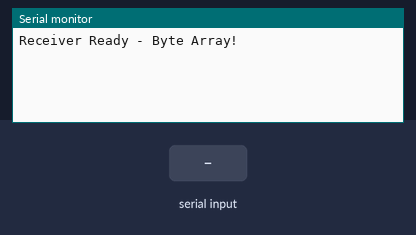
Simulated run of this sketch. Board: Arduino Uno, built with avr-gcc and run on an emulated ATmega328P. Parts: the last lines printed to the serial monitor. The inputs (shaded band) are chosen by the test bench.

Above: at 1.2 s.
1.3 s: "1\n" received over the second serial link
At 2.1 s:
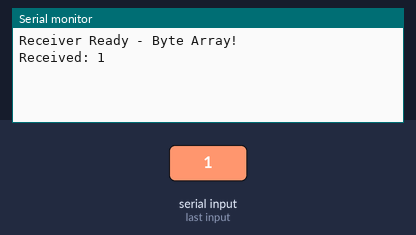
2.8 s: "0\n" received over the second serial link
At 3.3 s:
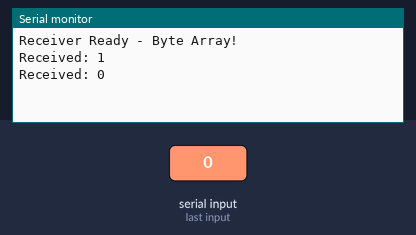
4.3 s: "2\n" received over the second serial link
At 5.6 s:
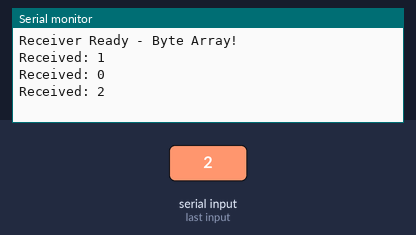

Measured:
- after the input at 1.3 s, the serial monitor: prints a new line at once (image 1)
- after the input at 2.8 s, the serial monitor: prints a new line at once (image 2)
- after the input at 4.3 s, the serial monitor: prints a new line at once (image 3)

The sketch:

simple_rf_receiver.ino
```cpp
#include <SoftwareSerial.h>

SoftwareSerial mySerial(5, 4); // RX, TX

byte buffer[64];
int bufferIndex = 0;

void setup() {
  Serial.begin(9600);
  mySerial.begin(9600);
  Serial.println("Receiver Ready - Byte Array!");
}

void loop() {
  while (mySerial.available() > 0) {
    byte inByte = mySerial.read();

    if (inByte == '\n') {
      // End of message
      if (bufferIndex > 0) {
        Serial.write("Received: ");
        Serial.write(buffer, bufferIndex);
        Serial.println();
        bufferIndex = 0;
      }
    } else if (bufferIndex < 63) {
      // Add to buffer if there's space
      buffer[bufferIndex++] = inByte;
    }
  }
}
```
